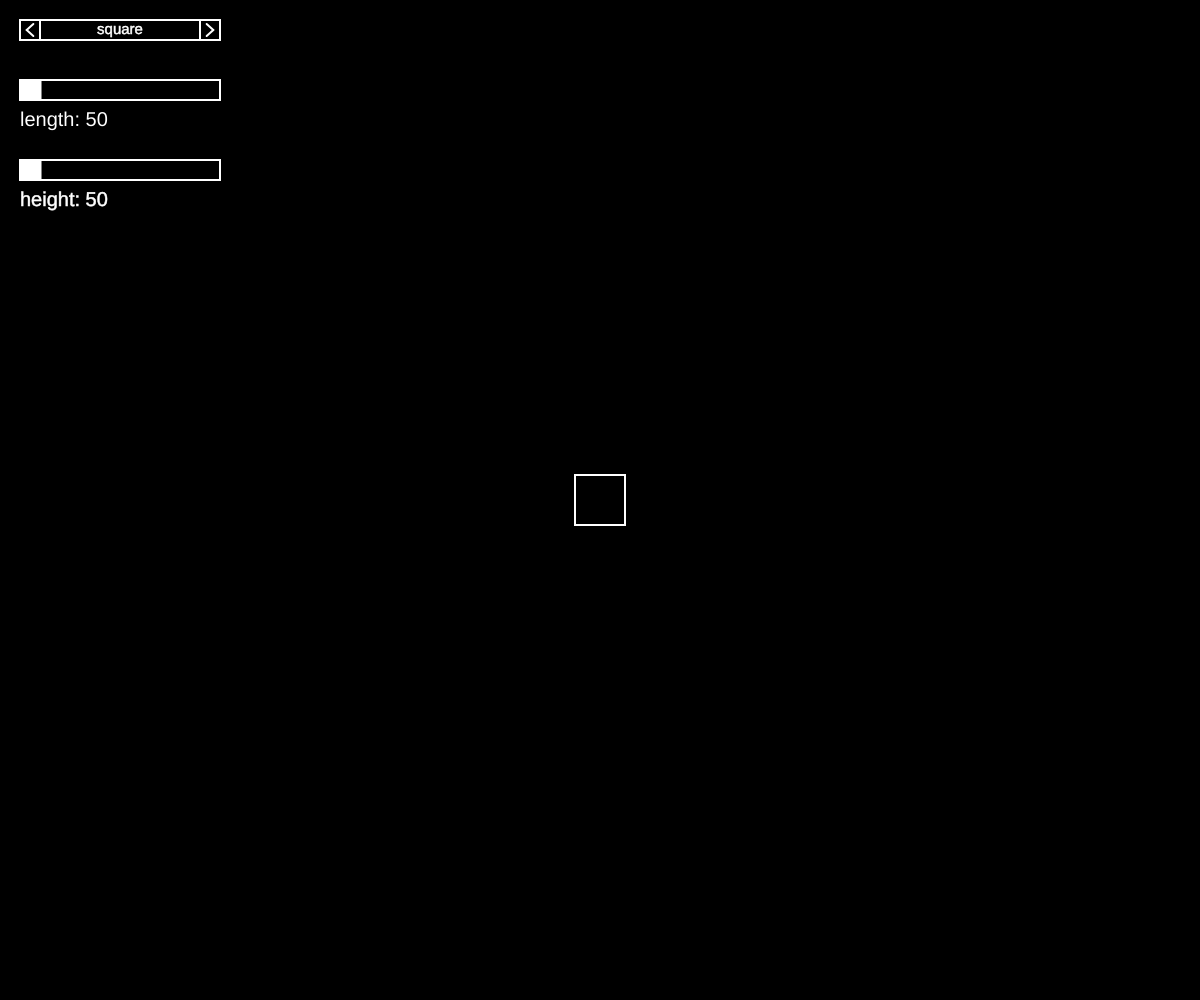
Frame 1 (no input)
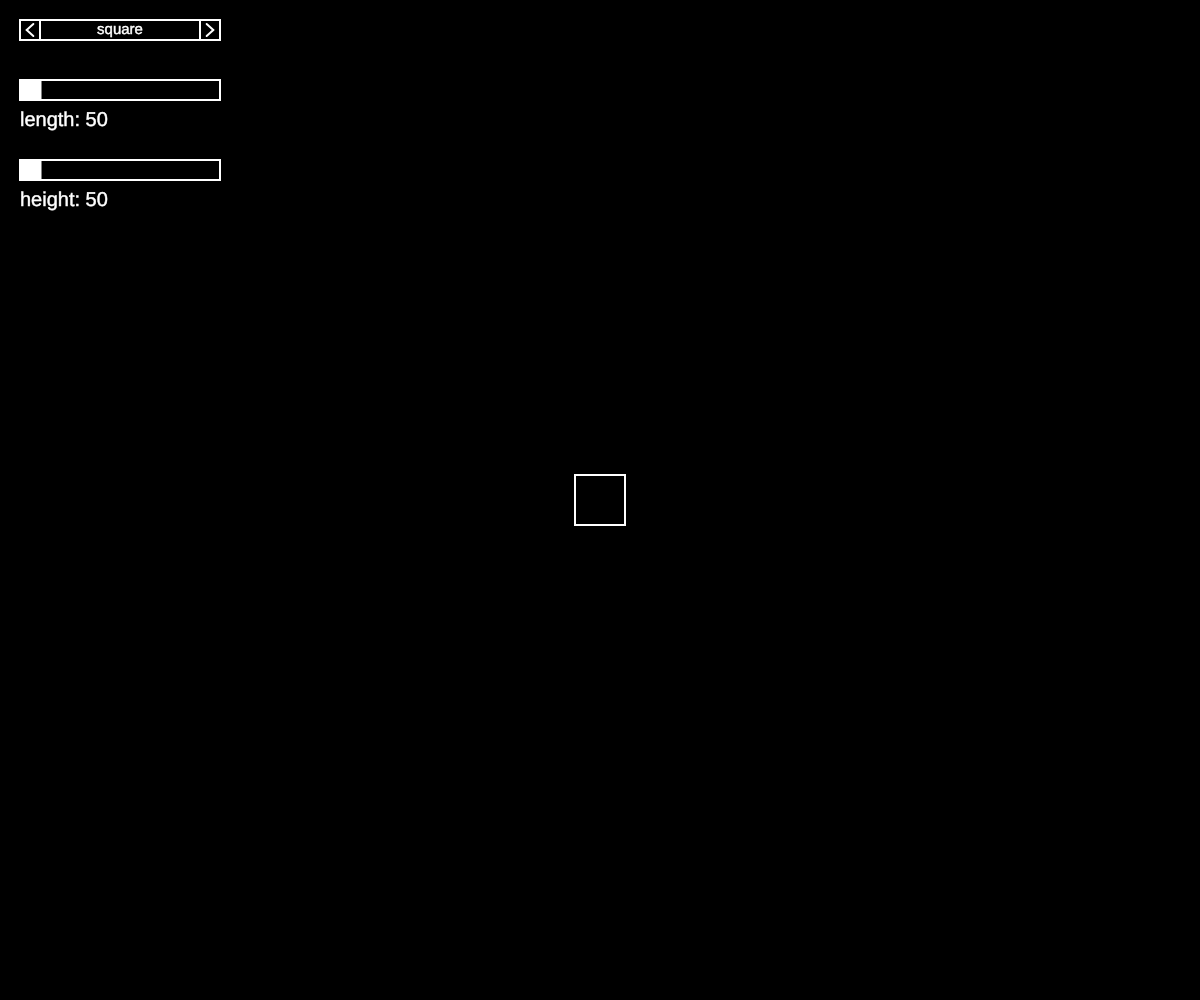
Frame 60 (no input)
Frame 120 (the mouse pressed at the canvas centre since frame 60): identical to frame 60, image omitted

The p5.js sketch that drew these frames (run headless with seeded random() and noise() and a simulated clock; from frame 60 on, the mouse is pressed at the canvas centre):

// p5.js sketch
// ── sketch.js
let sliders;
let labels;
let selector;
let dragging;
let models;
let model;

function setup() {
	createCanvas(windowWidth, windowHeight);
	dragging = false;
	models = [new Square(), new Circle(), new Triangle()];
	model = models[0];
	sliders = model.sliders;
	labels = [];
	models.forEach(model => {
		labels.push(model.label);
	});
	selector = new Selector(20, 20, 200, labels);
}

function draw() {
	background(0);
	strokeWeight(2);
	sliders.forEach(slider => {
		slider.display();
	});
	selector.display();
	noFill();
	let s0 = sliders[0];
	let s1 = sliders[1];
	model.display();
}

function mousePressed() {
	monitorSlidersOnClick();
	monitorSelectorOnClick();
	return false;
}

function mouseDragged() {
	monitorSlidersOnDrag();
	return false;
}

function mouseReleased() {
	monitorSlidersOnRelease();
	return false;
}

function monitorSlidersOnClick() {
	sliders.forEach(slider => {
		if (slider.within(mouseX, mouseY)) {
			let val = mouseX - slider.x;
			slider.update(val);
		}
	});
}

function monitorSlidersOnDrag() {
	sliders.forEach((slider, i) => {
		if (slider.within(mouseX, mouseY) && !dragging) {
			dragging = true;
			slider.drag();
			sliders.forEach((s, y) => {
				if (i !== y) {
					s.block();
				}
			})
		}
		if (slider.isDragging() && dragging) {
			let rawVal = mouseX - slider.x;
			let val = constrain(rawVal, 0, slider.size);
			slider.update(val);
		}
	});
}

function monitorSlidersOnRelease() {
	if (dragging) {
		dragging = false;
	}
}

function monitorSelectorOnClick() {
	if (selector.withinLeft(mouseX, mouseY)) {
		selector.goLeft();
		setModel(selector.getCurrentLabel());
		sliders = model.sliders;
	} else if (selector.withinRight(mouseX, mouseY)) {
		selector.goRight();
		setModel(selector.getCurrentLabel());
		sliders = model.sliders;
	}
}

function setModel(label) {
	switch (label) {
		case "square":
			model = models[0];
			break;
		case "circle":
			model = models[1];
			break;
		case "triangle":
			model = models[2];
			break;
		default:
			break;
	}
}

// ── circle.js
class Circle {
    constructor() {
        this.x = width/2;
        this.y = height/2;
        this.slider1 = new Slider(20, 80, 200, 10, 400, 50, "size");
        this.sliders = [this.slider1];
        this.label = "circle";
    }

    display() {
        ellipse(width/2, height/2, this.slider1.val, this.slider1.val);
    }
}

// ── selector.js
class Selector {
    constructor(x, y, size, labels) {
        this.x = x;
        this.y = y;
        this.size = size;
        this.height = 20;
        this.labels = labels;
        this.currentIndex = 0;
    }

    getCurrentLabel() {
        return this.labels[this.currentIndex];
    }

    withinLeft(mouseX, mouseY) {
        let within = false;
        if (mouseX >= this.x && mouseX <= this.x + this.height) {
            if (mouseY >= this.y && mouseY <= this.y + this.height) {
                within = true;
            }
        }
        return within;
    }

    withinRight(mouseX, mouseY) {
        let within = false;
        if (mouseX >= this.x + this.size - this.height && mouseX <= this.x + this.size) {
            if (mouseY >= this.y && mouseY <= this.y + this.height) {
                within = true;
            }
        }
        return within;
    }

    goLeft() {
        if (this.currentIndex === 0) {
            this.currentIndex = this.labels.length - 1;
        } else {
            this.currentIndex--;
        }
    }

    goRight() {
        if (this.currentIndex === this.labels.length - 1) {
            this.currentIndex = 0;
        } else {
            this.currentIndex++;
        }
    }

    display() {
        noFill();
        stroke(255);
        strokeWeight(2);
        // Main selector rectangle
        rect(this.x, this.y, this.size, this.height);
        push();
        translate(this.x + this.size / 2, this.y + this.height / 2);
        strokeWeight(0.5);
        fill(255);
        textSize(15);
        textAlign(CENTER, CENTER);
        text(this.labels[this.currentIndex], 0, 0);
        pop();
        push();
        translate(this.x, this.y);
        // Buttons at either end of selector
        rect(0, 0, this.height, this.height);
        line((20 * 1 / 3), (20 / 2), (20 * 2 / 3), (20 * 1 / 5));
        line((20 * 1 / 3), (20 / 2), (20 * 2 / 3), (20 * 4 / 5));
        translate(this.size - this.height, 0);
        //rect(this.size - this.height, 0, this.height, this.height);
        rect(0, 0, this.height, this.height);
        line((20 * 2 / 3), (20 / 2), (20 * 1 / 3), (20 * 1 / 5));
        line((20 * 2 / 3), (20 / 2), (20 * 1 / 3), (20 * 4 / 5));
        pop();
    }
}

// ── slider.js
class Slider {
    constructor(x, y, size, min, max, defaultVal, label) {
        this.x = x;
        this.y = y;
        this.size = size;
        this.height = 20;
        this.min = min;
        this.max = max;
        this.val = defaultVal;
        this.label = label;
        this.dragging = false;
    }

    within(mouseX, mouseY) {
        let within = false;
        if (mouseX >= this.x && mouseX <= this.size + this.x) {
            if (mouseY >= this.y && mouseY <= this.height + this.y) {
                within = true;
            }
        }
        return within;
    }

    update(val) {
        this.val = int(map(val, 0, this.size, this.min, this.max));
    }

    drag() {
        this.dragging = true;
    }

    block() {
        this.dragging = false;
    }

    isDragging() {
        return this.dragging;
    }

    display() {
        rectMode(CORNER);
        strokeWeight(0.5);
        fill(255);
        textSize(20);
        textAlign(LEFT, TOP);
        text(this.label + ": " + this.val, this.x, this.y + (this.height * 1.5));
        noFill();
        stroke(255);
        strokeWeight(2);
        rect(this.x, this.y, this.size, this.height);
        fill(255);
        let val = map(this.val, this.min, this.max, 0, this.size);
        rect(this.x, this.y, val, this.height);
    }
}

// ── square.js
class Square {
    constructor() {
        this.x = width/2;
        this.y = height/2;
        this.slider1 = new Slider(20, 80, 200, 10, 400, 50, "length");
        this.slider2 = new Slider(20, 160, 200, 10, 400, 50, "height");
        this.sliders = [this.slider1, this.slider2];
        this.label = "square";
    }

    display() {
        //rect(width/2, height/2, 50, 50);
        rectMode(CENTER);
        rect(this.x, this.y, this.slider1.val, this.slider2.val);
    }
}

// ── triangle.js
class Triangle {
    constructor() {
        this.x1 = -10;
        this.y1 = 10;
        this.x2 = 10;
        this.y2= 10;
        this.x3 = 0;
        this.y3 = -10;
        this.slider1 = new Slider(20, 80, 200, 10, 400, 50, "coord 1");
        this.slider2 = new Slider(20, 160, 200, 10, 400, 50, "coord 2");
        this.slider3 = new Slider(20, 240, 200, 10, 400, 50, "coord 3");
        this.sliders = [this.slider1, this.slider2, this.slider3];
        this.label = "triangle";
    }

    display() {
        let x = width/2;
        let y = height/2;
        triangle(
            x+this.x1+this.slider1.val, 
            y+this.y1-this.slider1.val, 
            x+this.x2+this.slider2.val, 
            y+this.y2-this.slider2.val, 
            x+this.x3+this.slider3.val, 
            y+this.y3-this.slider3.val
        );
    }
}
